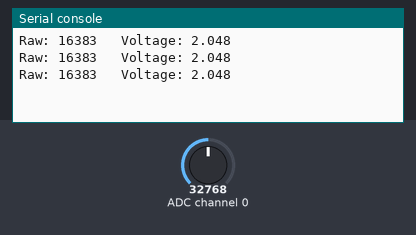
The program below on a simulated CircuitPython board. Shown: the last lines printed to the serial console. The test bench sets the inputs (shaded band); at power-on: ADC channel 0 = 32768 (analog values on the 0–65535 scale).

Above: at 1.2 s.
1.3 s: ADC channel 0 set to 45874
At 2.0 s:
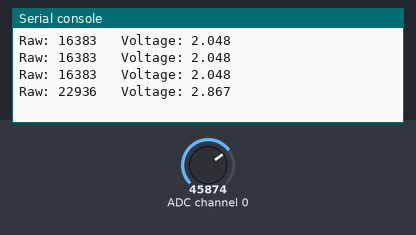
2.8 s: ADC channel 0 set to 57670
At 3.5 s:
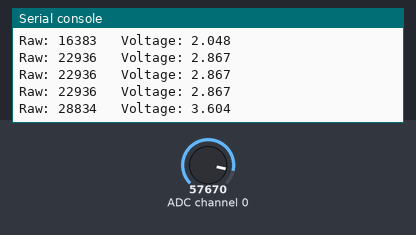
Timing chart, 0 to 5.8 s (numbered marks = the images above; inputs shaded):
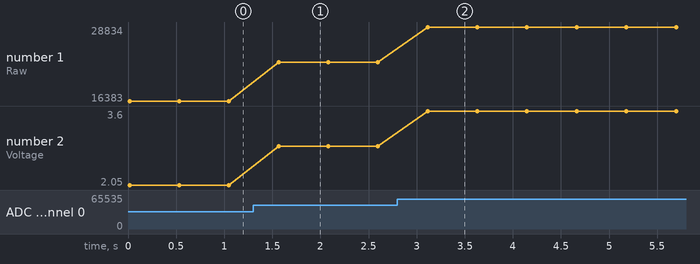

The program:

ads1x15.py
```python
import time
import board
import busio
import adafruit_ads1x15.ads1015 as ADS
from adafruit_ads1x15.analog_in import AnalogIn

# Create the I2C bus
i2c = busio.I2C(board.SCL, board.SDA)

# Create the ADC object using the I2C bus
ads = ADS.ADS1015(i2c)

# Create single-ended input on channel 0
chan = AnalogIn(ads, ADS.P0)

# Create differential input between channel 0 and 1
#chan = AnalogIn(ads, ADS.P0, ADS.P1)

while True:
    print(f"Raw: {chan.value}   Voltage: {chan.voltage:.3f}")
    time.sleep(0.5)
```

Measured:
- after the input at 1.3 s, the serial console: prints a new line after 0.27 s (image 1)
- after the input at 2.8 s, the serial console: prints a new line after 0.31 s (image 2)
- plotted number 1: 16383 → 22936 after the input at 1.3 s, 22936 → 28834 after the input at 2.8 s
- plotted number 2: 2.05 → 2.87 after the input at 1.3 s, 2.87 → 3.6 after the input at 2.8 s
